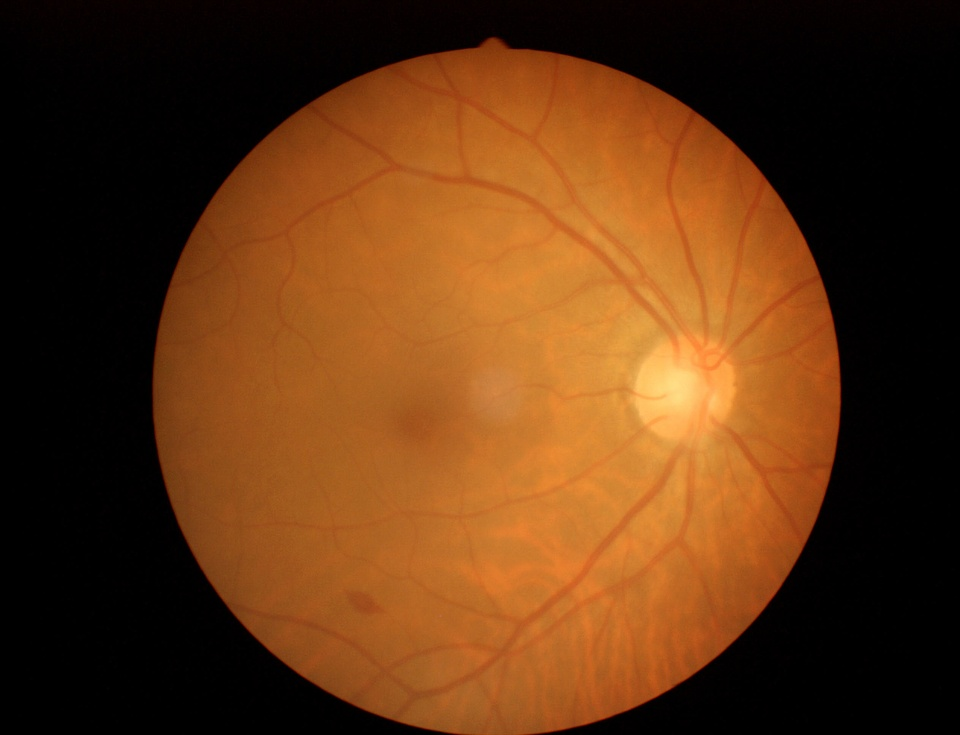
#> input picture RAW_FUNDUS_INPUT/267_001.jpg, 960 x 735 px, shrunk from 2528 x 1936 before the run; its folder holds only this picture in this run
$ jupyter execute 'Bogie bv.ipynb'
#> lines starting #> are read from the running program, lines starting #| are printed output that depends on the picture; after the words box and inside, x2 and y2 are one past the last pixel; in counts of white or black regions, pixels touching at a corner belong together
#> further down, c is the input picture: shape (735, 960, 3); mean B, G, R 19, 53, 96.3
[cell 1]
import cv2
import numpy as np
import os
import csv
import matplotlib.pyplot as plt
from scipy import ndimage

def bogieBV(img):
    b,g,r = cv2.split(img)
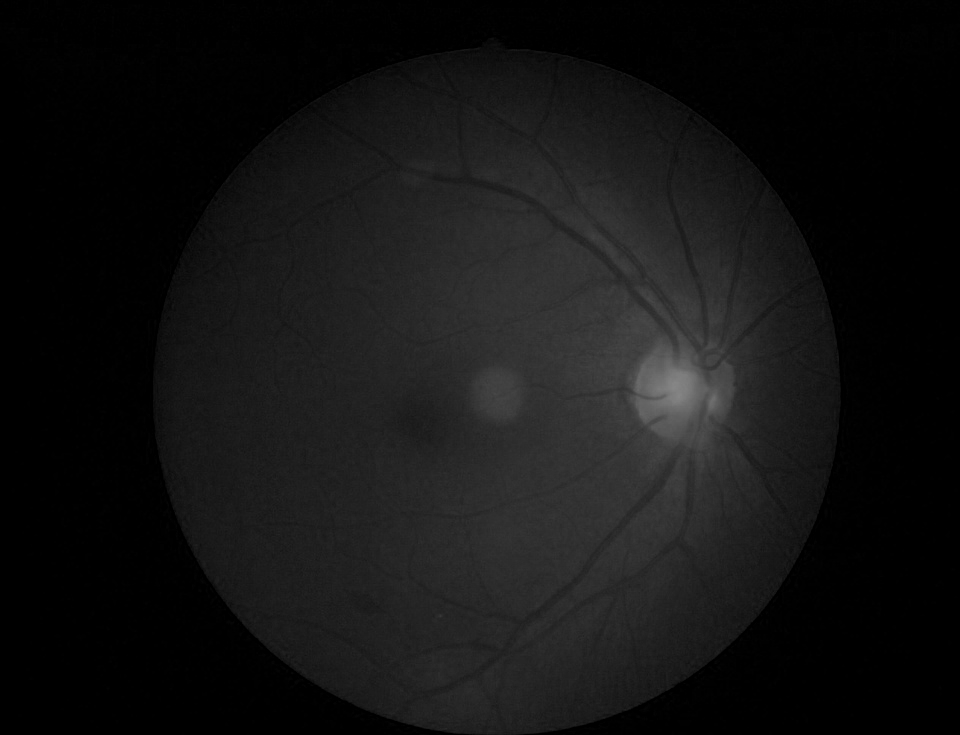
#> b: shape (735, 960); min 0, max 134, mean 19
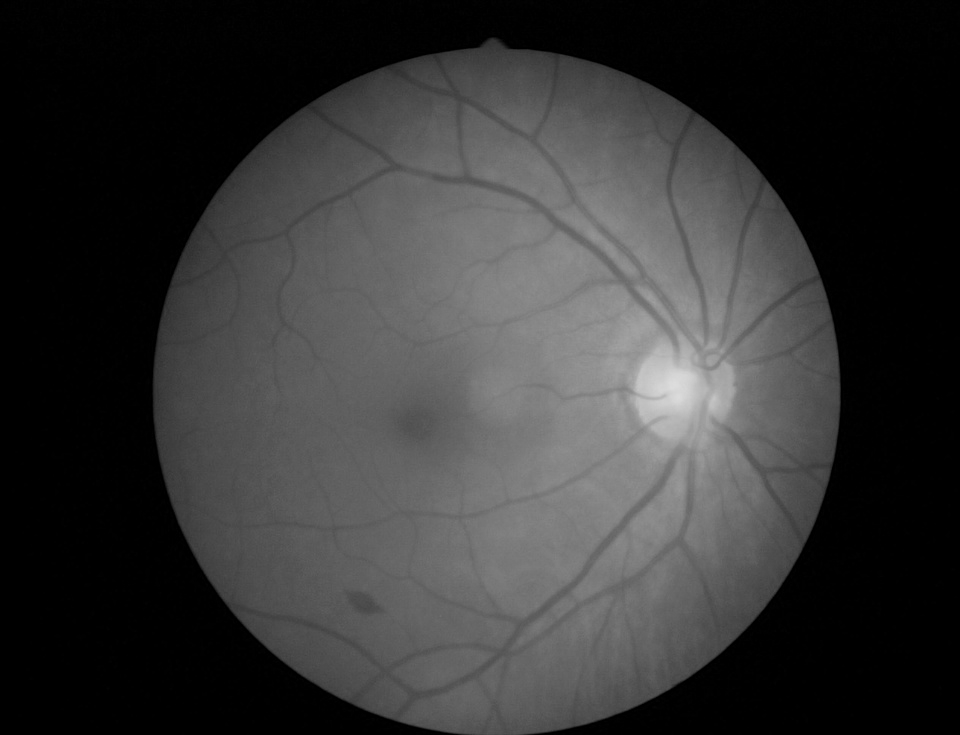
#> g: shape (735, 960); min 0, max 221, mean 53
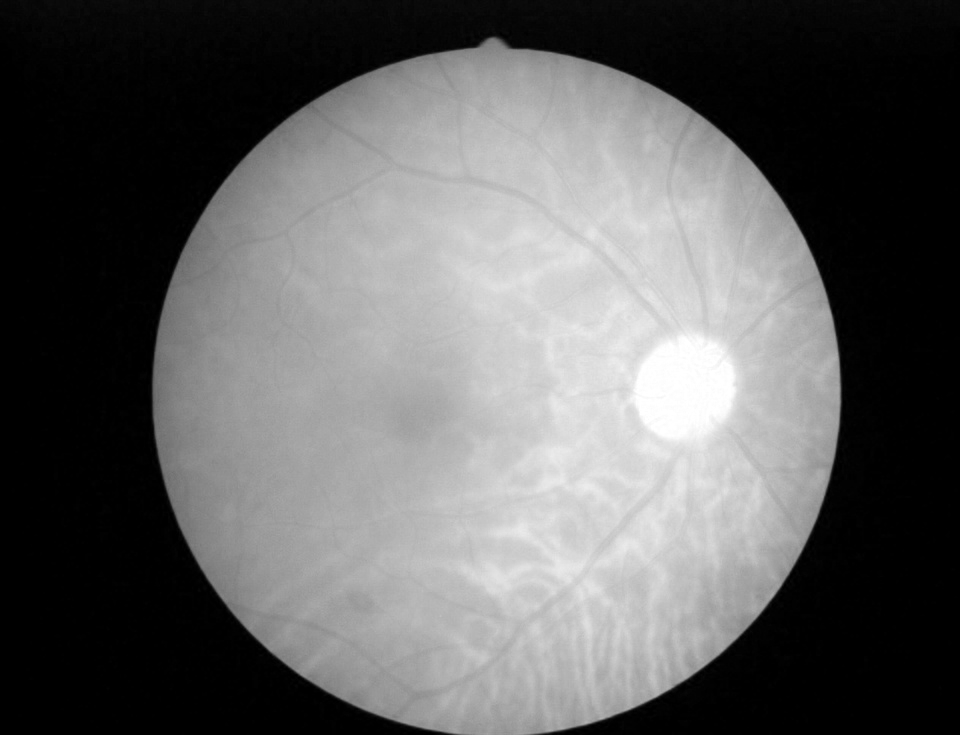
#> r: shape (735, 960); min 0, max 255, mean 96.3
    clahe = cv2.createCLAHE(clipLimit=2.0, tileGridSize=(8,8))
    contrast_enhanced_green_fundus = clahe.apply(g)
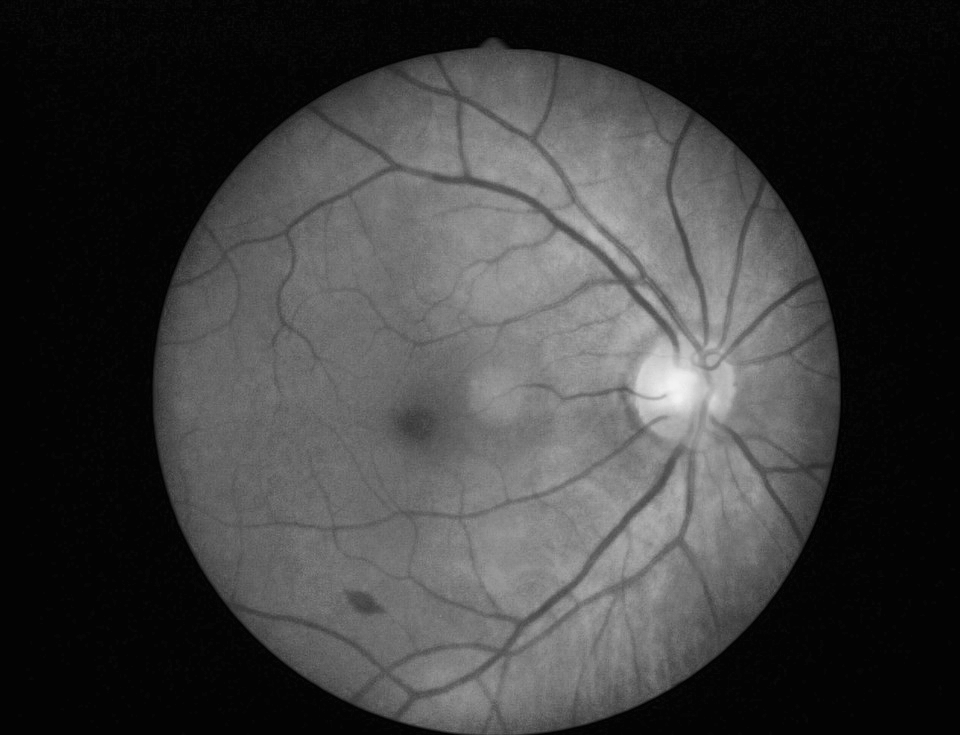
#> contrast_enhanced_green_fundus: shape (735, 960); min 2, max 243, mean 61

     # applying alternate sequential filtering (3 times closing opening)
    r1 = cv2.morphologyEx(contrast_enhanced_green_fundus, cv2.MORPH_OPEN, cv2.getStructuringElement(cv2.MORPH_ELLIPSE,(5,5)), iterations = 1)
    R1 = cv2.morphologyEx(r1, cv2.MORPH_CLOSE, cv2.getStructuringElement(cv2.MORPH_ELLIPSE,(5,5)), iterations = 1)
    r2 = cv2.morphologyEx(R1, cv2.MORPH_OPEN, cv2.getStructuringElement(cv2.MORPH_ELLIPSE,(11,11)), iterations = 1)
    R2 = cv2.morphologyEx(r2, cv2.MORPH_CLOSE, cv2.getStructuringElement(cv2.MORPH_ELLIPSE,(11,11)), iterations = 1)
    r3 = cv2.morphologyEx(R2, cv2.MORPH_OPEN, cv2.getStructuringElement(cv2.MORPH_ELLIPSE,(23,23)), iterations = 1)
    R3 = cv2.morphologyEx(r3, cv2.MORPH_CLOSE, cv2.getStructuringElement(cv2.MORPH_ELLIPSE,(23,23)), iterations = 1)
    f4 = cv2.subtract(R3,contrast_enhanced_green_fundus)
    f5 = clahe.apply(f4)
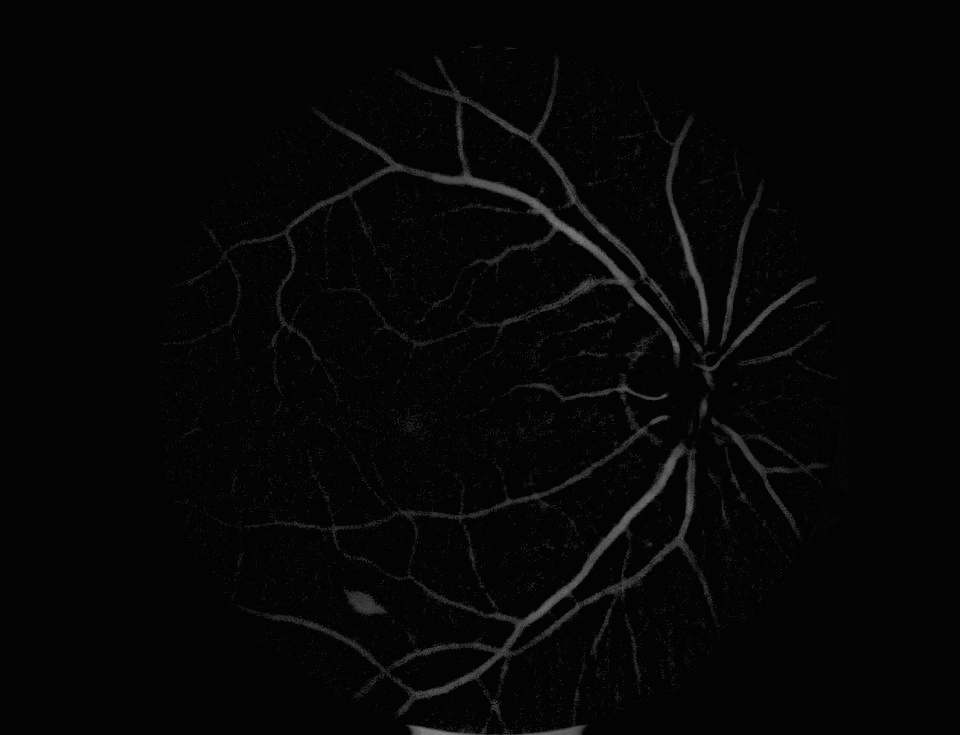
#> f5: shape (735, 960); min 3, max 131, mean 5.7

    kernel = np.ones((3,3),np.uint8)
    dilation = cv2.dilate(f5,kernel,iterations = 1)
    blur = cv2.GaussianBlur(dilation,(3,3),0)
    kernels = np.ones((5,5),np.uint8)
    opening = cv2.morphologyEx(blur, cv2.MORPH_OPEN, kernel)
    blur1 = cv2.GaussianBlur(opening,(5,5),0)
    full = cv2.morphologyEx(blur1, cv2.MORPH_OPEN, kernel)
    erosion_img = cv2.erode(full,kernel,iterations = 1)
    dilation_img = cv2.dilate(erosion_img,kernel,iterations = 1)
    erosion_img1 = cv2.erode(dilation_img,kernels,iterations = 1)
    closing = cv2.morphologyEx(erosion_img1, cv2.MORPH_CLOSE, kernel)
    ret,thresh2 = cv2.threshold(closing,25,255,cv2.THRESH_BINARY_INV)
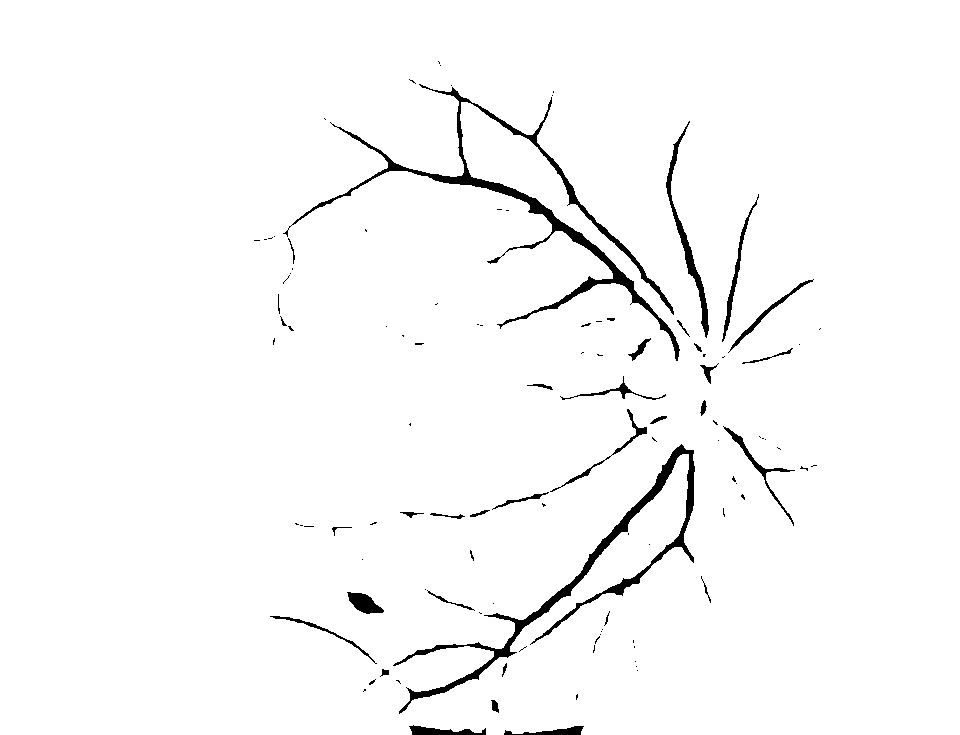
#> thresh2: shape (735, 960); 97.6% white; 109 black regions (74 under 20 px), largest, box (x1, y1, x2, y2) and area: (283, 84, 680, 361) 5927, (393, 444, 695, 714) 4756, (666, 121, 709, 338) 1153
    final =255-thresh2


    #plt.imshow(final,cmap ='gray')
    #plt.show()
    #cv2.imwrite('bogie5.jpg',final)
    return final

[cell 2]
import glob
#=========USER START================
#folder path
path = 'RAW_FUNDUS_INPUT/*.jpg'
save_path = 'bv image bogie/'
#=========USER END==================

[cell 3]
image_list = []
for filename in glob.glob(path):
    image_list.append(filename)
for i in image_list:
    c = cv2.imread(i)
    #=========PUT YOUR CODE HERE==========


    x = bogieBV(c)

    cv2.imwrite(save_path+ i.replace(path.replace("/*.jpg","")+"\\",""),x)

$ run again, on RAW_FUNDUS_INPUT/271_023.jpg
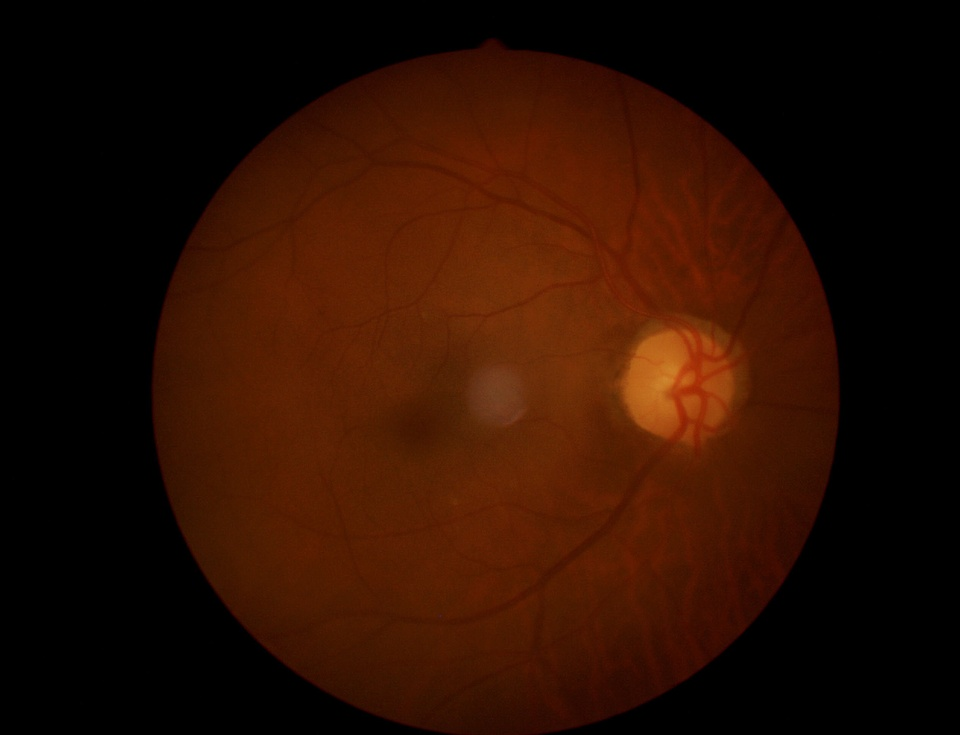
#> input picture RAW_FUNDUS_INPUT/271_023.jpg, 960 x 735 px, shrunk from 2528 x 1936 before the run
#> c is the input picture: shape (735, 960, 3); mean B, G, R 1.5, 14.8, 43.8
#> in bogieBV, `dilation = cv2.dilate(f5,kernel,iterations = 1)`:
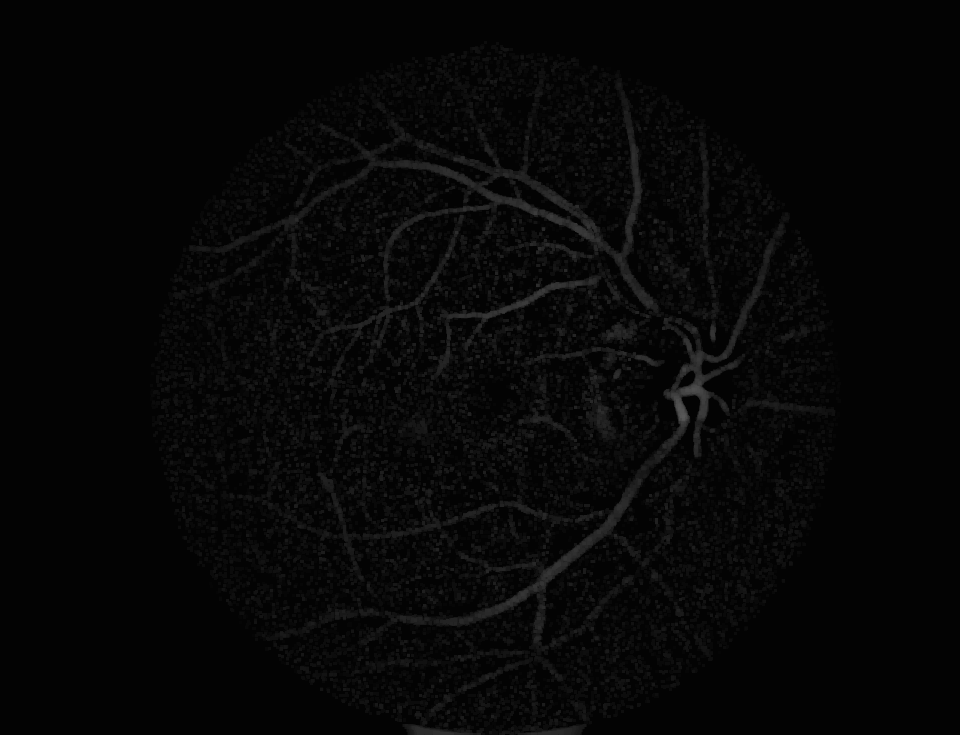
#> dilation: shape (735, 960); min 3, max 88, mean 6.6
#> in bogieBV, `ret,thresh2 = cv2.threshold(closing,25,255,cv2.THRESH_BINARY_INV)`:
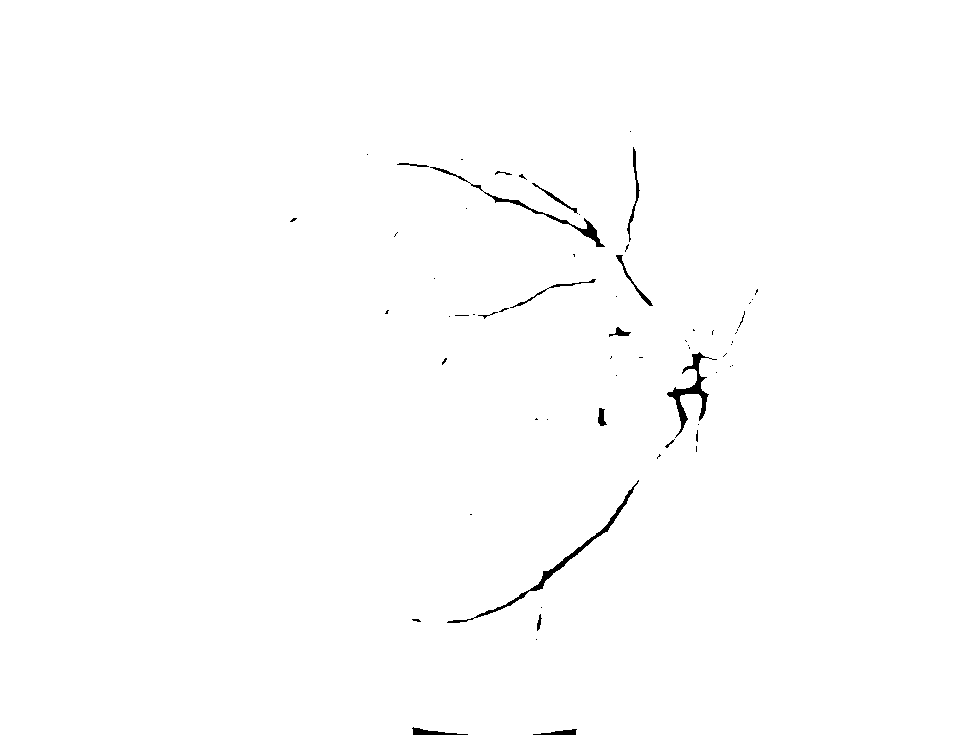
#> thresh2: shape (735, 960); 99.4% white; 64 black regions (47 under 20 px), largest, box (x1, y1, x2, y2) and area: (447, 480, 639, 623) 905, (667, 352, 717, 438) 822, (430, 167, 605, 247) 653

$ run again, on RAW_FUNDUS_INPUT/272_074.jpg
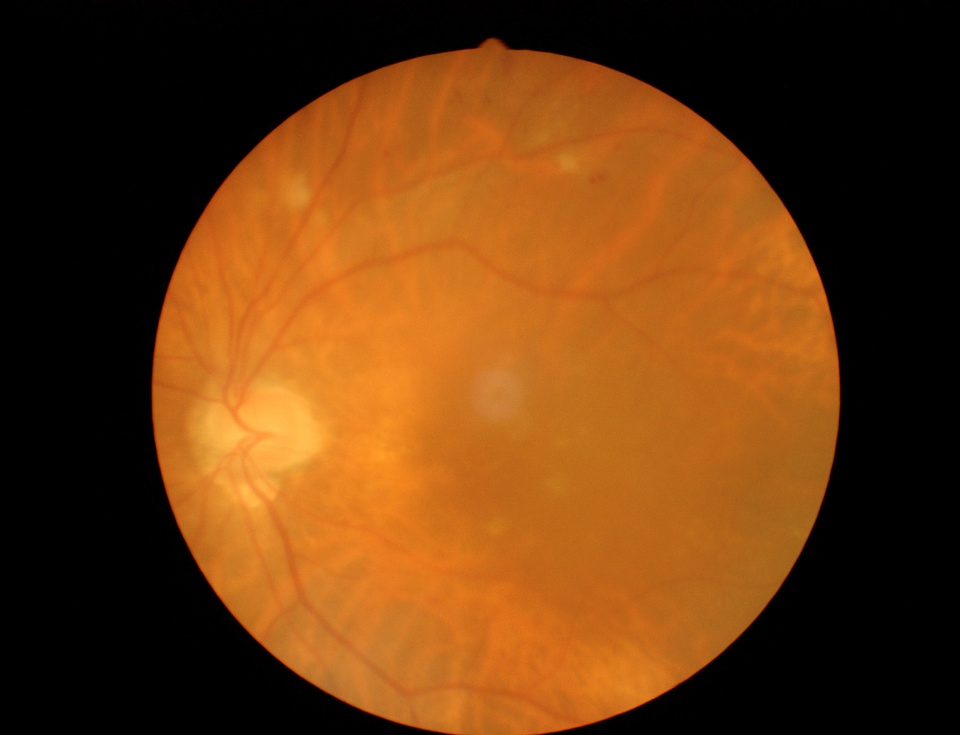
#> input picture RAW_FUNDUS_INPUT/272_074.jpg, 960 x 735 px, shrunk from 2528 x 1936 before the run
#> c is the input picture: shape (735, 960, 3); mean B, G, R 16.4, 58.4, 106.3
#> in bogieBV, `dilation = cv2.dilate(f5,kernel,iterations = 1)`:
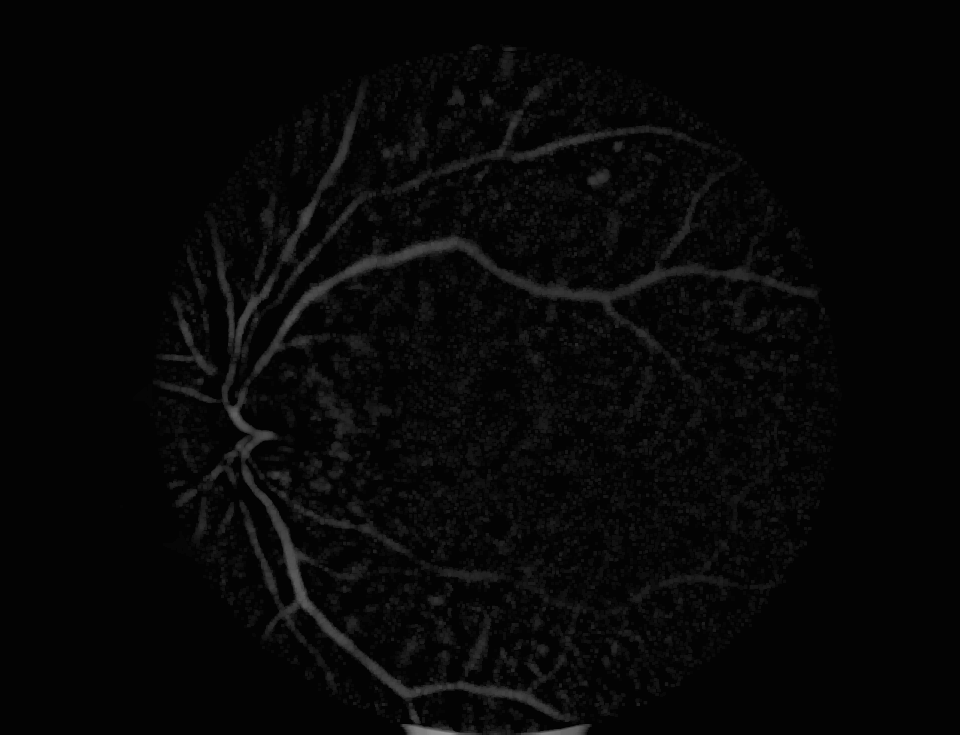
#> dilation: shape (735, 960); min 3, max 149, mean 7.2
#> in bogieBV, `ret,thresh2 = cv2.threshold(closing,25,255,cv2.THRESH_BINARY_INV)`:
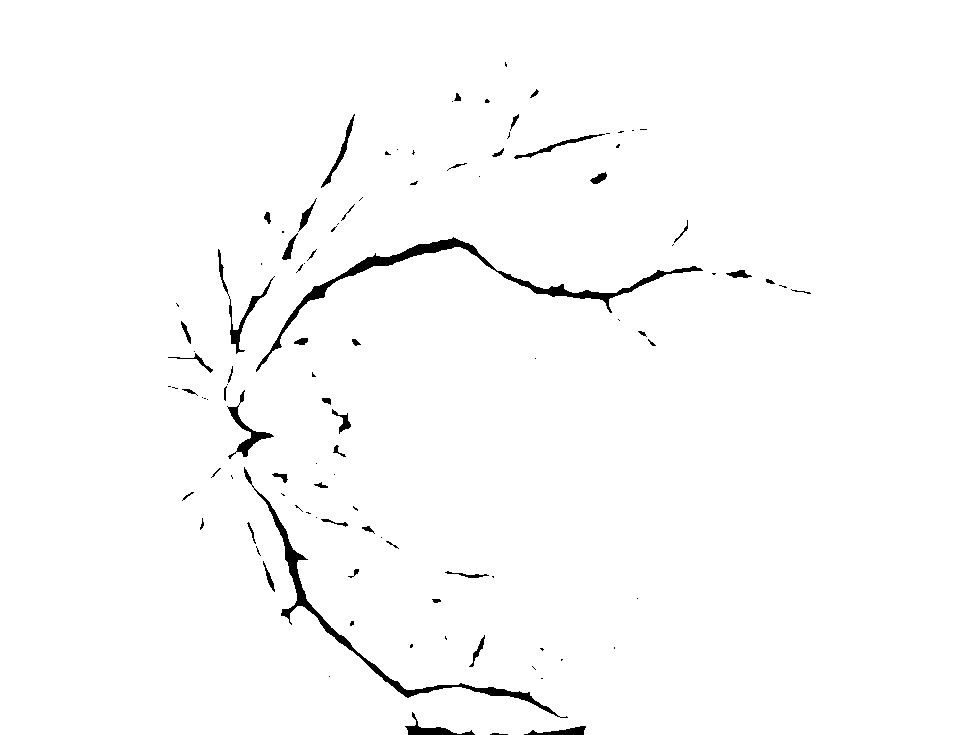
#> thresh2: shape (735, 960); 98.5% white; 106 black regions (57 under 20 px), largest, box (x1, y1, x2, y2) and area: (256, 237, 703, 372) 3187, (244, 467, 568, 718) 2553, (218, 249, 275, 354) 591
